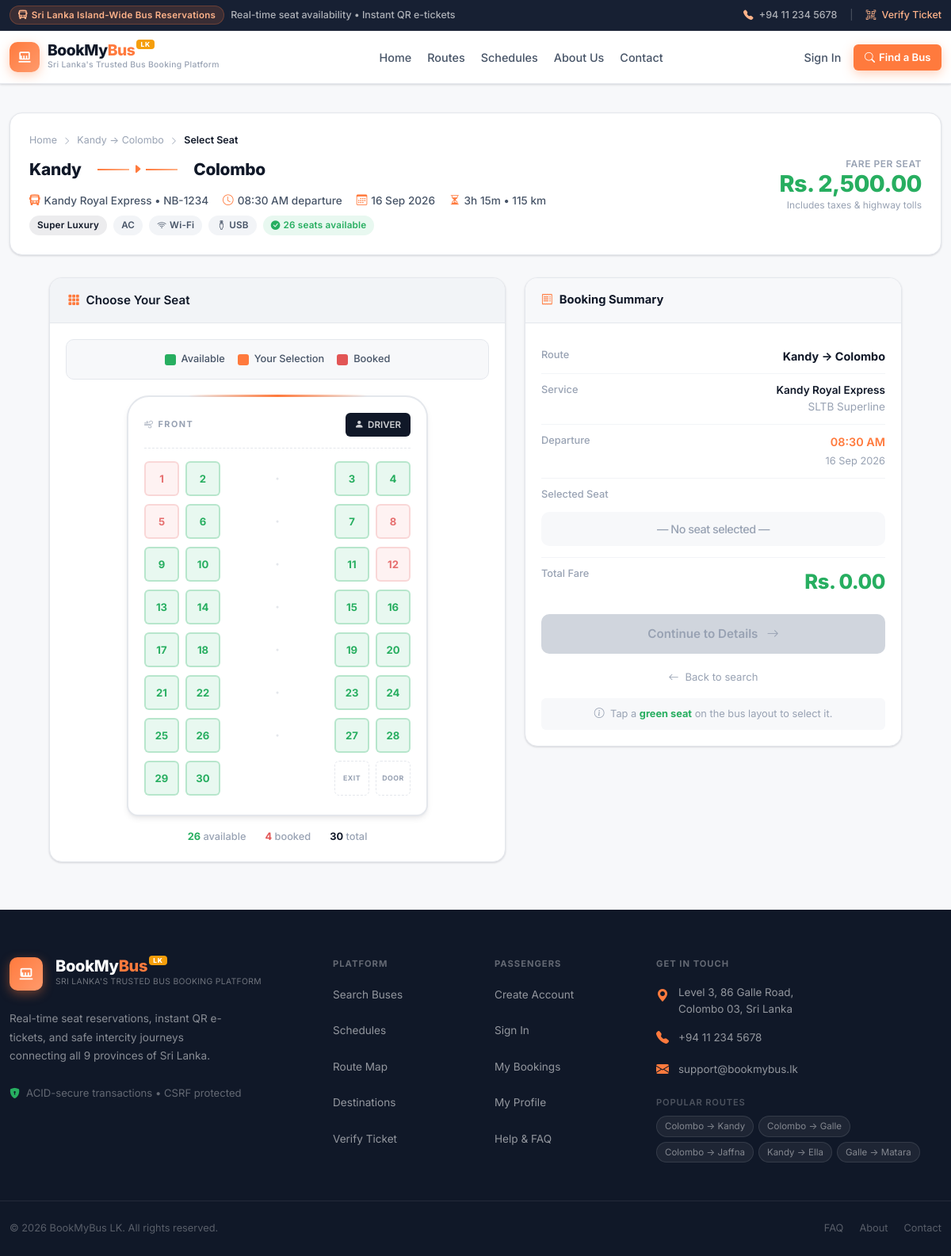
/book.php?route_id=1, run on the app's committed database.
### tables this page shows
CREATE TABLE routes (
    id INT PRIMARY KEY AUTO_INCREMENT,
    bus_id INT NOT NULL,
    route_number VARCHAR(20) DEFAULT 'EX-01',
    origin VARCHAR(50) NOT NULL,
    destination VARCHAR(50) NOT NULL,
    departure_time VARCHAR(20) NOT NULL,
    fare DECIMAL(10, 2) NOT NULL,
    distance_km INT DEFAULT 115,
    estimated_duration VARCHAR(20) DEFAULT '3h 15m',
    intermediate_stops TEXT,
    start_location VARCHAR(120) DEFAULT 'Colombo Bastian Mawatha',
    end_location VARCHAR(120) DEFAULT 'Kandy Goods Shed',
    FOREIGN KEY (bus_id) REFERENCES buses(id) ON DELETE CASCADE
);

CREATE TABLE buses (
    id INT PRIMARY KEY AUTO_INCREMENT,
    bus_number VARCHAR(20) NOT NULL UNIQUE,
    bus_name VARCHAR(100) NOT NULL,
    total_seats INT NOT NULL DEFAULT 30,
    bus_type ENUM('Normal', 'Semi Luxury', 'Luxury', 'Super Luxury') DEFAULT 'Luxury',
    operator VARCHAR(100) DEFAULT 'SLTB Express',
    ac_type ENUM('AC', 'Non-AC') DEFAULT 'AC',
    wifi TINYINT(1) DEFAULT 1,
    usb_charging TINYINT(1) DEFAULT 1,
    status ENUM('active', 'maintenance', 'inactive') DEFAULT 'active',
    last_maintenance_date DATE DEFAULT NULL,
    next_maintenance_date DATE DEFAULT NULL
);

### includes/auth.php (called while the page is built, shortened)
<?php
function e(?string $string): string {
    return htmlspecialchars((string)$string, ENT_QUOTES, 'UTF-8');
}
function format_lkr($amount): string {
    return 'Rs. ' . number_format((float)$amount, 2);
}

### book.php (the view, shortened to what this page needs)
<?php
require_once 'includes/auth.php';
$route_id    = isset($_GET['route_id'])    ? (int)$_GET['route_id']    : 0;
$schedule_id = isset($_GET['schedule_id']) ? (int)$_GET['schedule_id'] : 0;
if ($schedule_id > 0) {
    $sql = "SELECT s.id AS schedule_id, s.travel_date, s.departure_time, s.arrival_time, s.fare, s.status AS trip_status,
                   r.id AS route_id, r.origin, r.destination, r.distance_km, r.estimated_duration, r.start_location, r.end_location,
                   b.id AS bus_id, b.bus_name, b.bus_number, b.total_seats, b.bus_type, b.operator, b.ac_type, b.wifi, b.usb_charging
            FROM schedules s
            JOIN routes r ON s.route_id = r.id
            JOIN buses b ON s.bus_id = b.id
            WHERE s.id = ?";
    $stmt = mysqli_prepare($conn, $sql);
    mysqli_stmt_bind_param($stmt, "i", $schedule_id);
} else {
    $sql = "SELECT NULL AS schedule_id, CURDATE() AS travel_date, r.departure_time, NULL AS arrival_time, r.fare, 'Scheduled' AS trip_status,
                   r.id AS route_id, r.origin, r.destination, r.distance_km, r.estimated_duration, r.start_location, r.end_location,
                   b.id AS bus_id, b.bus_name, b.bus_number, b.total_seats, b.bus_type, b.operator, b.ac_type, b.wifi, b.usb_charging
            FROM routes r
            JOIN buses b ON r.bus_id = b.id
            WHERE r.id = ?";
    $stmt = mysqli_prepare($conn, $sql);
    mysqli_stmt_bind_param($stmt, "i", $route_id);
}
mysqli_stmt_execute($stmt);
$res  = mysqli_stmt_get_result($stmt);
$trip = mysqli_fetch_assoc($res);
$bus_id      = (int)$trip['bus_id'];
$fare_amount = (float)$trip['fare'];
$seat_stmt = mysqli_prepare($conn, "SELECT seat_number, status FROM seats WHERE bus_id = ? ORDER BY seat_number ASC");
mysqli_stmt_bind_param($seat_stmt, "i", $bus_id);
mysqli_stmt_execute($seat_stmt);
$seat_res = mysqli_stmt_get_result($seat_stmt);
$seats    = [];
while ($row = mysqli_fetch_assoc($seat_res)) {
    $seats[(int)$row['seat_number']] = $row['status'];
}
$avail_count  = count(array_filter($seats, fn($s) => $s === 'available'));
$booked_count = count(array_filter($seats, fn($s) => $s === 'booked'));
include 'includes/header.php';
?>
<div class="container" style="padding-top:36px;padding-bottom:60px">
    <div class="trip-header-card">
        <div class="row align-items-center g-3">
            <div class="col-lg-8">
                <div style="font-size:.78rem;color:var(--qs-text-muted);margin-bottom:10px">
                    <a href="index.php" style="color:var(--qs-text-muted);text-decoration:none">Home</a>
                    <i class="bi bi-chevron-right mx-1" style="font-size:.65rem"></i>
                    <a href="index.php?origin=<?php echo urlencode($trip['origin']); ?>&destination=<?php echo urlencode($trip['destination']); ?>&search=1" style="color:var(--qs-text-muted);text-decoration:none">
                        <?php echo e($trip['origin']); ?> &rarr; <?php echo e($trip['destination']); ?>
                    </a>
                    <i class="bi bi-chevron-right mx-1" style="font-size:.65rem"></i>
                    <span style="color:var(--qs-navy);font-weight:600">Select Seat</span>
                </div>
                <div class="trip-route-display">
                    <span class="city-name"><?php echo e($trip['origin']); ?></span>
                    <div class="arrow-wrap">
                        <div class="arrow-line"></div>
                        <i class="bi bi-caret-right-fill arrow-icon"></i>
                        <div class="arrow-line"></div>
                    </div>
                    <span class="city-name"><?php echo e($trip['destination']); ?></span>
                </div>
                <div class="trip-meta">
                    <div class="trip-meta-item">
                        <i class="bi bi-bus-front-fill"></i>
                        <span><?php echo e($trip['bus_name']); ?> &bull; <?php echo e($trip['bus_number']); ?></span>
                    </div>
                    <div class="trip-meta-item">
                        <i class="bi bi-clock"></i>
                        <span><?php echo date('h:i A', strtotime($trip['departure_time'])); ?> departure</span>
                    </div>
                    <div class="trip-meta-item">
                        <i class="bi bi-calendar3"></i>
                        <span><?php echo date('d M Y', strtotime($trip['travel_date'])); ?></span>
                    </div>
                    <div class="trip-meta-item">
                        <i class="bi bi-hourglass-split"></i>
                        <span><?php echo e($trip['estimated_duration']); ?> &bull; <?php echo (int)$trip['distance_km']; ?> km</span>
                    </div>
                </div>
                <div class="d-flex gap-2 flex-wrap mt-2">
                    <span class="qs-badge qs-badge-navy"><?php echo e($trip['bus_type']); ?></span>
                    <span class="qs-badge qs-badge-grey"><?php echo e($trip['ac_type']); ?></span>
                    <?php if ($trip['wifi']): ?>
                        <span class="qs-badge qs-badge-grey"><i class="bi bi-wifi"></i> Wi-Fi</span>
                    <?php endif; ?>
                    <?php if ($trip['usb_charging']): ?>
                        <span class="qs-badge qs-badge-grey"><i class="bi bi-usb-plug"></i> USB</span>
                    <?php endif; ?>
                    <span class="qs-badge qs-badge-green">
                        <i class="bi bi-check-circle-fill"></i> <?php echo $avail_count; ?> seats available
                    </span>
                </div>
            </div>
            <div class="col-lg-4">
                <div class="fare-display">
                    <div class="fare-label">Fare per seat</div>
                    <div class="fare-amount"><?php echo format_lkr($fare_amount); ?></div>
                    <div class="fare-sub">Includes taxes &amp; highway tolls</div>
                </div>
            </div>
        </div>
    </div>
    <div class="row g-4 justify-content-center">
        <div class="col-lg-6">
            <div class="qs-card">
                <div class="qs-card-header">
                    <i class="bi bi-grid-3x3-gap-fill" style="color:var(--qs-orange)"></i>
                    Choose Your Seat
                </div>
                <div style="padding:20px">
                    <div class="seat-legend">
                        <div class="legend-item">
                            <div class="legend-dot available"></div>
                            <span>Available</span>
                        </div>
                        <div class="legend-item">
                            <div class="legend-dot selected"></div>
                            <span>Your Selection</span>
                        </div>
                        <div class="legend-item">
                            <div class="legend-dot booked"></div>
                            <span>Booked</span>
                        </div>
                    </div>
                    <div class="bus-shell">
                        <div class="bus-cockpit">
                            <div class="windshield-label">
                                <i class="bi bi-wind"></i> FRONT
                            </div>
                            <div class="driver-block">
                                <i class="bi bi-person-fill"></i> DRIVER
                            </div>
                        </div>
                        <div class="seat-grid">
                            <?php
                            for ($r = 0; $r < 7; $r++):
                                $s1 = ($r * 4) + 1;  $s2 = ($r * 4) + 2;
                                $s3 = ($r * 4) + 3;  $s4 = ($r * 4) + 4;
                                $st1 = $seats[$s1] ?? 'available';
                                $st2 = $seats[$s2] ?? 'available';
                                $st3 = $seats[$s3] ?? 'available';
                                $st4 = $seats[$s4] ?? 'available';
                            ?>
                            <div class="seat-row">
                                <div class="seat-pair">
                                    <div class="seat <?php echo $st1; ?>" data-seat="<?php echo $s1; ?>" title="Seat <?php echo $s1; ?> — <?php echo ucfirst($st1); ?>">
                                        <?php echo $s1; ?>
                                    </div>
                                    <div class="seat <?php echo $st2; ?>" data-seat="<?php echo $s2; ?>" title="Seat <?php echo $s2; ?> — <?php echo ucfirst($st2); ?>">
                                        <?php echo $s2; ?>
                                    </div>
                                </div>
                                <div class="aisle">
                                    <span style="color:var(--qs-border)">&bull;</span>
                                </div>
                                <div class="seat-pair">
                                    <div class="seat <?php echo $st3; ?>" data-seat="<?php echo $s3; ?>" title="Seat <?php echo $s3; ?> — <?php echo ucfirst($st3); ?>">
                                        <?php echo $s3; ?>
                                    </div>
                                    <div class="seat <?php echo $st4; ?>" data-seat="<?php echo $s4; ?>" title="Seat <?php echo $s4; ?> — <?php echo ucfirst($st4); ?>">
                                        <?php echo $s4; ?>
                                    </div>
                                </div>
                            </div>
                            <?php endfor; ?>
                            <?php
                            $st29 = $seats[29] ?? 'available';
                            $st30 = $seats[30] ?? 'available';
                            ?>
                            <div class="seat-row">
                                <div class="seat-pair">
                                    <div class="seat <?php echo $st29; ?>" data-seat="29" title="Seat 29 — <?php echo ucfirst($st29); ?>">29</div>
                                    <div class="seat <?php echo $st30; ?>" data-seat="30" title="Seat 30 — <?php echo ucfirst($st30); ?>">30</div>
                                </div>
                                <div class="seat-pair">
                                    <div style="width:44px;height:44px;border:1.5px dashed var(--qs-border);border-radius:var(--radius-sm);display:flex;align-items:center;justify-content:center;font-size:.55rem;font-weight:700;color:var(--qs-text-muted);letter-spacing:.5px">EXIT</div>
                                    <div style="width:44px;height:44px;border:1.5px dashed var(--qs-border);border-radius:var(--radius-sm);display:flex;align-items:center;justify-content:center;font-size:.55rem;font-weight:700;color:var(--qs-text-muted);letter-spacing:.5px">DOOR</div>
                                </div>
                            </div>
                        </div>
                    </div>
                    <div class="d-flex justify-content-center gap-4 mt-3" style="font-size:.8rem;color:var(--qs-text-muted);font-weight:500">
                        <span><span style="color:var(--qs-green);font-weight:700"><?php echo $avail_count; ?></span> available</span>
                        <span><span style="color:var(--qs-red);font-weight:700"><?php echo $booked_count; ?></span> booked</span>
                        <span><span style="color:var(--qs-navy);font-weight:700"><?php echo count($seats); ?></span> total</span>
                    </div>
                </div>
            </div>
        </div>
        <div class="col-lg-5">
            <div class="booking-summary-panel">
                <div class="panel-header">
                    <i class="bi bi-receipt" style="color:var(--qs-orange)"></i>
                    Booking Summary
                </div>
                <div class="panel-body">
                    <div class="summary-row">
                        <div class="s-label">Route</div>
                        <div class="s-value" style="font-weight:700"><?php echo e($trip['origin']); ?> &rarr; <?php echo e($trip['destination']); ?></div>
                    </div>
                    <div class="summary-row">
                        <div class="s-label">Service</div>
                        <div class="s-value" style="font-size:.85rem"><?php echo e($trip['bus_name']); ?><br><span style="color:var(--qs-text-muted);font-weight:400"><?php echo e($trip['operator']); ?></span></div>
                    </div>
                    <div class="summary-row">
                        <div class="s-label">Departure</div>
                        <div class="s-value" style="color:var(--qs-orange)"><?php echo date('h:i A', strtotime($trip['departure_time'])); ?><br><span style="font-size:.8rem;color:var(--qs-text-muted);font-weight:400"><?php echo date('d M Y', strtotime($trip['travel_date'])); ?></span></div>
                    </div>
                    <div class="summary-row" style="flex-direction:column;gap:8px;align-items:stretch">
                        <div class="s-label">Selected Seat</div>
                        <div class="seat-display empty" id="display_seat_number">— No seat selected —</div>
                    </div>
                    <div class="summary-row" style="border-bottom:none;padding-bottom:0">
                        <div class="s-label">Total Fare</div>
                        <div class="total-fare" id="display_fare">Rs. 0.00</div>
                    </div>
                    <form action="confirm.php" method="POST" id="seatBookingForm" style="margin-top:20px">
                        <button type="submit" class="btn-qs-primary w-100" style="padding:.8rem;font-size:.95rem;justify-content:center;border-radius:var(--radius-md)" id="continueBtn" disabled>
                            Continue to Details <i class="bi bi-arrow-right ms-1"></i>
                        </button>
                    </form>
                    <div class="text-center mt-3">
                        <a href="index.php" style="font-size:.82rem;color:var(--qs-text-muted);text-decoration:none">
                            <i class="bi bi-arrow-left me-1"></i> Back to search
                        </a>
                    </div>
                    <div id="seat-tip" style="background:var(--qs-bg);border-radius:var(--radius-sm);padding:10px 14px;margin-top:14px;font-size:.8rem;color:var(--qs-text-muted);text-align:center">
                        <i class="bi bi-info-circle me-1"></i>
                        Tap a <strong style="color:var(--qs-green)">green seat</strong> on the bus layout to select it.
                    </div>
                </div>
            </div>
        </div>
    </div>
</div>
<?php include 'includes/footer.php'; ?>

### data on the page
routes: origin "Kandy", destination "Colombo", bus.bus_name "Kandy Royal Express", bus.bus_number "NB-1234", departure_time "08:30 AM", estimated_duration "3h 15m", distance_km "115", bus.bus_type "Super Luxury", bus.ac_type "AC", fare "Rs. 2,500.00", bus.operator "SLTB Superline"

### other printed values
date('d M Y', strtotime($trip['travel_date'])) "16 Sep 2026"
$avail_count "26"
$s1 "1"
$s2 "2"
$s3 "3"
$s4 "4"
$s1 "5"
$s2 "6"
$s3 "7"
$s4 "8"
$s1 "9"
$s2 "10"
$s3 "11"
$s4 "12"
$s1 "13"
